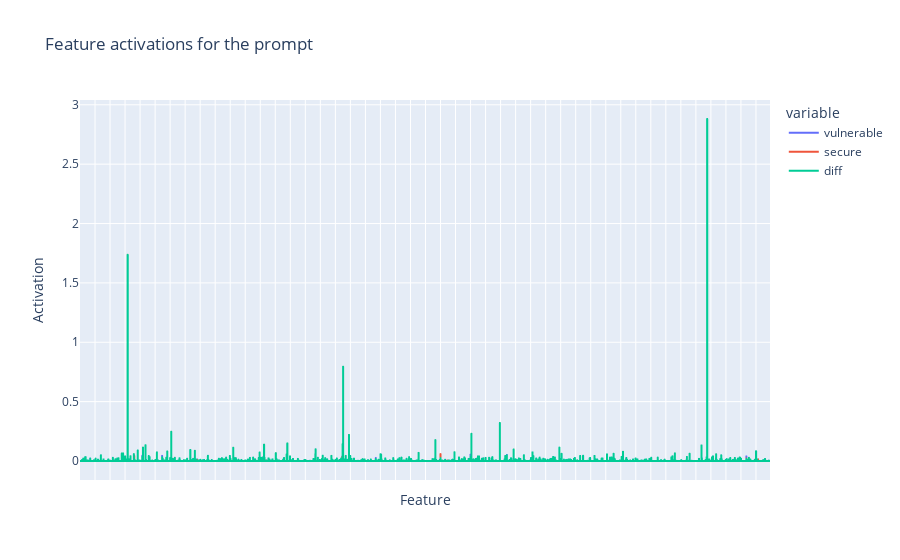

Source (notebook cell):
### Code cell
prompt = [
    MSR_df.iloc[0]["func_before"],
    MSR_df.iloc[0]["func_after"],
]
_, cache = model.run_with_cache_with_saes(prompt, saes=[sae])
print([(k, v.shape) for k, v in cache.items() if "sae" in k])

feature_activation_df = pd.DataFrame(
    cache["blocks.0.hook_resid_pre.hook_sae_acts_post"][0, -1, :].cpu().numpy(),
    index=[f"feature_{i}" for i in range(sae.cfg.d_sae)],
)
feature_activation_df.columns = ["vulnerable"]
feature_activation_df["secure"] = (
    cache["blocks.0.hook_resid_pre.hook_sae_acts_post"][1, -1, :].cpu().numpy()
)
feature_activation_df["diff"] = (
    abs(feature_activation_df["vulnerable"] - feature_activation_df["secure"])
)

fig = px.line(
    feature_activation_df,
    title="Feature activations for the prompt",
    labels={"index": "Feature", "value": "Activation"},
)

# hide the x-ticks
fig.update_xaxes(showticklabels=False)
fig.show()

### Figure 1 — Plotly figure (JSON) as saved in the notebook; plotly's stock layout.template omitted (floating-point values rounded to 4 significant figures; data arrays with more than 128 entries replaced by an {"elided": "..."} marker saying what was removed)
{"data": [{"hovertemplate": "variable=vulnerable<br>Feature=%{x}<br>Activation=%{y}<extra></extra>", "legendgroup": "vulnerable", "line": {"color": "#636efa", "dash": "solid"}, "marker": {"symbol": "circle"}, "mode": "lines", "name": "vulnerable", "showlegend": true, "type": "scattergl", "x": {"elided": "24576 str values"}, "xaxis": "x", "y": {"elided": "24576 float values"}, "yaxis": "y"}, {"hovertemplate": "variable=secure<br>Feature=%{x}<br>Activation=%{y}<extra></extra>", "legendgroup": "secure", "line": {"color": "#EF553B", "dash": "solid"}, "marker": {"symbol": "circle"}, "mode": "lines", "name": "secure", "showlegend": true, "type": "scattergl", "x": {"elided": "24576 str values"}, "xaxis": "x", "y": {"elided": "24576 float values"}, "yaxis": "y"}, {"hovertemplate": "variable=diff<br>Feature=%{x}<br>Activation=%{y}<extra></extra>", "legendgroup": "diff", "line": {"color": "#00cc96", "dash": "solid"}, "marker": {"symbol": "circle"}, "mode": "lines", "name": "diff", "showlegend": true, "type": "scattergl", "x": {"elided": "24576 str values"}, "xaxis": "x", "y": {"elided": "24576 float values"}, "yaxis": "y"}], "layout": {"legend": {"title": {"text": "variable"}, "tracegroupgap": 0}, "title": {"text": "Feature activations for the prompt"}, "xaxis": {"anchor": "y", "domain": [0, 1], "showticklabels": false, "title": {"text": "Feature"}}, "yaxis": {"anchor": "x", "domain": [0, 1], "title": {"text": "Activation"}}}}
